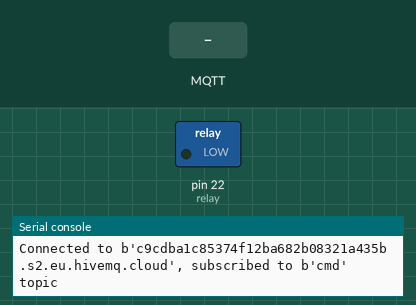
This program was run on a simulated MicroPython board. Shown: switched loads named in the program (green lamp = pin HIGH), the last lines printed to the serial console. The test bench sets the inputs (shaded band). WiFi joins after 1.5 s; no MQTT or app messages arrive unless stated; values from a settings file that is not in the repository are placeholders; a WiFi scan finds one network, HomeNet.

Above: at 5.3 s.
5.4 s: MQTT message "open" arrives on the first subscribed topic
At 6.6 s:
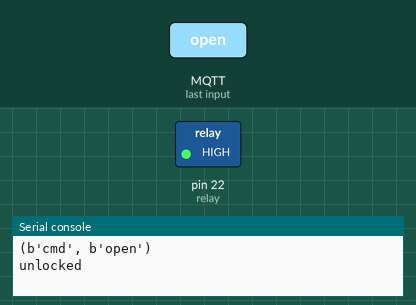
Timing chart, 0 to 36.9 s (numbered marks = the images above; inputs shaded):
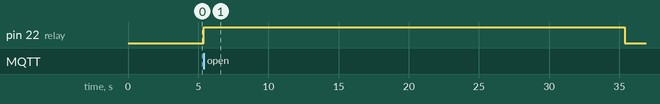

The program:

main.py
```python
from umqtt.simple import MQTTClient
from machine import Pin
import ubinascii
import machine
import micropython
import time
from machine import WDT
from secrets import *

relay = Pin(22, Pin.OUT, value=0)
# Was 5 (D1) on 8266 D1 mini
w = WDT(timeout=300_000)
w.feed()

# Default MQTT server to connect to
SERVER = b"c9cdba1c85374f12ba682b08321a435b.s2.eu.hivemq.cloud"
CLIENT_ID = ubinascii.hexlify(machine.unique_id())
TOPIC = b"cmd"

c = MQTTClient(CLIENT_ID, SERVER, user=USER, password=PASSWD, port=0,
               ssl=True,
               ssl_params={'server_hostname': "c9cdba1c85374f12ba682b08321a435b.s2.eu.hivemq.cloud"})

def sub_cb(topic, msg):
    global c
    print((topic, msg))
    if msg == b"open":
        c.publish(b"cmd", b"ACK")
        print("unlocked")
        relay.value(1)
        time.sleep(30)
        relay.value(0)
        print("locked")
    elif msg == b"ping":
        c.publish(b"cmd", b"pong")

    # Subscribed messages will be delivered to this callback
c.set_callback(sub_cb)
c.connect()
c.subscribe(TOPIC)
print("Connected to %s, subscribed to %s topic" % (SERVER, TOPIC))
c.publish(b"cmd", b"booted")

try:
    while 1:
        c.wait_msg()
        w.feed()
finally:
    pass

print("Disconnected...")
time.sleep(60) #zzz
machine.reset() #try, try, try again
```

boot.py
```python
# This file is executed on every boot (including wake-boot from deepsleep)
#import esp
#esp.osdebug(None)
import gc
import webrepl
webrepl.start()

from secrets import networks

try:
    #connect to wifi
    import network, time
    ap = network.WLAN(network.AP_IF)
    ap.active(False)
    wlan = network.WLAN(network.STA_IF)
    wlan.active(True)
    nets = wlan.scan()
    for net in nets:
        ssid = net[0].decode()
        if ssid in networks:
            print("Network found ", ssid)
            wlan.connect(ssid, networks[ssid])
            while not wlan.isconnected():
                time.sleep(1)
            print("Connected to ", ssid)
            ip = wlan.ifconfig()[0]
            print("IP:", ip)
            break
        else:
            print("Unknown network: ", ssid)
    else:
        print("No known networks seen. Switching off networking")
        wlan.active(False)
except Exception as e:
    import time, machine
    time.sleep(60)
    machine.reset()

gc.collect()
```

Measured:
- after the input at 5.4 s, pin 22 (relay): LOW → HIGH at once, → LOW 30.0 s later
